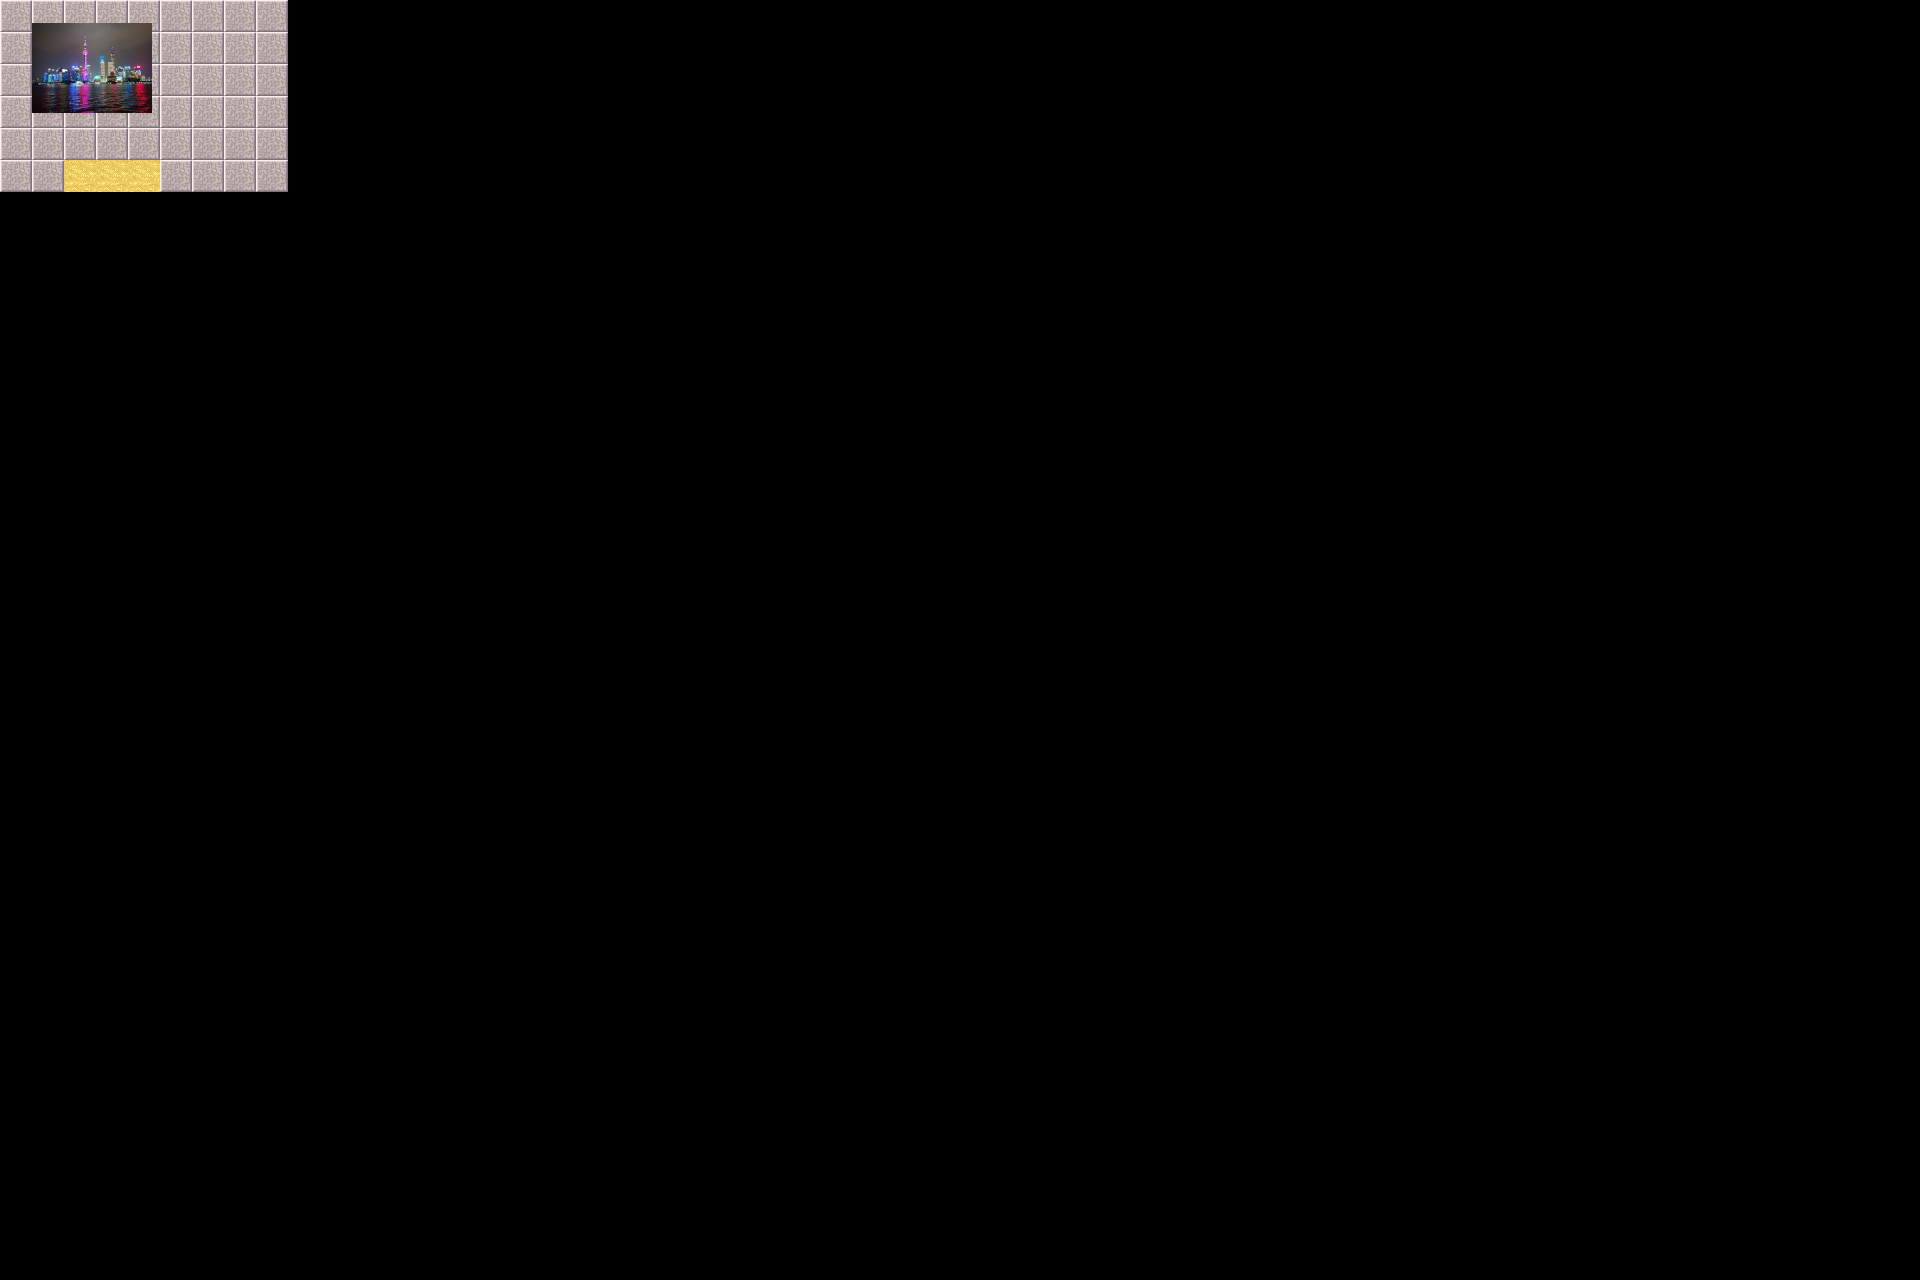

This is a level from a 2D game, rendered from its Tiled map with the project's own tilesets. A one-line summary and the map file follow, with tile-layer data summarised:
An orthogonal 60x40 tile map with 32x32 px tiles, 4 tile layers (background, fringe, object, collision), 2 tilesets and 1 object (event).

<map version="1.10" tiledversion="1.10.1" orientation="orthogonal" renderorder="right-down" width="60" height="40" tilewidth="32" tileheight="32" infinite="0" nextlayerid="8" nextobjectid="2">
 <editorsettings>
  <export target="../../mods/hero_geos/maps/shanghai.tm" format="flare" />
 </editorsettings>
 <properties>
  <property name="hero_pos" value="1,1" />
  <property name="tileset" value="tilesetdefs/shanghai.txt" />
  <property name="title" value="shanghai" />
 </properties>
 <tileset firstgid="1" source="map1.tsx" />
 <tileset firstgid="11" source="sites.tsx" />
 <layer id="1" name="background" width="60" height="40">
  <data>[2400 cells, 54 non-empty, 2 distinct tile ids]</data>
 </layer>
 <layer id="2" name="fringe" width="60" height="40">
  <data>[2400 cells, 1 non-empty, 1 distinct tile ids]</data>
 </layer>
 <layer id="3" name="object" width="60" height="40">
  <data>[2400 cells, 0 non-empty, 0 distinct tile ids]</data>
 </layer>
 <layer id="4" name="collision" width="60" height="40">
  <data>[2400 cells, 0 non-empty, 0 distinct tile ids]</data>
 </layer>
 <objectgroup id="5" name="event">
  <object id="1" name="to beijing" type="event" x="79" y="174" width="110" height="44">
   <properties>
    <property name="activate" value="on_trigger" />
    <property name="hotspot" value="location" />
    <property name="intermap" value="maps/beijing.txt" />
    <property name="tooltip" value="to beijing" />
   </properties>
  </object>
 </objectgroup>
 <objectgroup id="6" name="npc" />
 <objectgroup id="7" name="enemy" />
</map>
